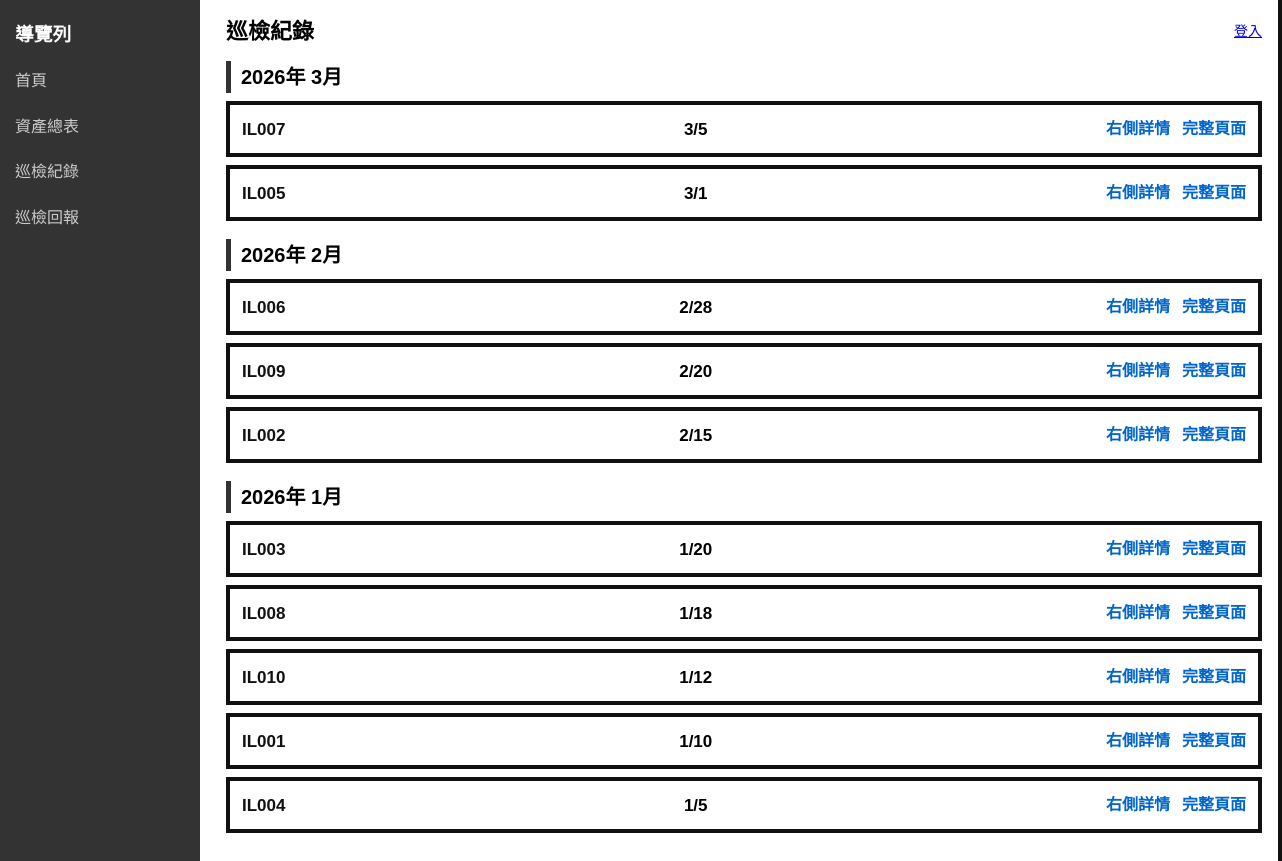
/src/public/inspec-history.php, run on the app's committed database.
### tables this page shows
CREATE TABLE IF NOT EXISTS `Inspectionlog` (
  `inspec_id` varchar(50) PRIMARY KEY NOT NULL comment '檢查紀錄ID',
  `asset_id` varchar(10) NOT NULL comment '資產ID',
  `inspector_id` varchar(10) NOT NULL comment '檢查員ID',
  `observation` text comment '觀察結果',
  `risk_score` int comment '風險分數' CHECK (`risk_score` BETWEEN 0 AND 100),
  `inspec_time` datetime NOT NULL comment '檢查時間'
) COMMENT = 'risk_score range: 0–100';

### src/public/inspec-history.php (the view, shortened to what this page needs)
<?php
$records = [];
try {
    $dsn = 'mysql:host=' . $_ENV['DB_HOST'] . ';dbname=' . $_ENV['DB_NAME'] . ';port=' . $_ENV['DB_PORT'];
    $pdo = new PDO($dsn, $_ENV['DB_USER'], $_ENV['DB_PASS']);
    $pdo->setAttribute(PDO::ATTR_ERRMODE, PDO::ERRMODE_EXCEPTION);
    $stmt = $pdo->query("SELECT il.inspec_id, il.asset_id, il.observation, il.risk_score, il.inspec_time, e.fullname AS inspector_name, pa.type AS asset_type, pa.sector_id
        FROM Inspectionlog il
        LEFT JOIN Employees e ON il.inspector_id = e.id_num
        LEFT JOIN Powerasset pa ON il.asset_id = pa.asset_id
        ORDER BY il.inspec_time DESC");
    $records = $stmt->fetchAll(PDO::FETCH_ASSOC);
} catch (PDOException $e) {
    die('Database error: ' . $e->getMessage());
}
$selectedRecord = null;
$groupedRecords = [];
foreach ($records as $record) {
    $monthKey = date('Y-m', strtotime($record['inspec_time']));
    $groupedRecords[$monthKey][] = $record;
}
?>
<!DOCTYPE html>
<html lang="zh-Hant">
<head>
    <link rel="stylesheet" href="css/style.css">
</head>
<body>
    <div class="page-shell<?= $selectedRecord ? ' detail-open' : '' ?>" id="page-shell">
        <aside class="sidebar">
            <h3>導覽列</h3>
            <a href="inspections.php">首頁</a>
            <a href="assets.php">資產總表</a>
            <a href="inspec-history.php">巡檢紀錄</a>
            <a href="new-inspec.php">巡檢回報</a>
        </aside>
        <main class="history-main">
            <div class="headerflex">
                <h1 class="history-title">巡檢紀錄</h1>
                <div class="session-box">
                    <?php if (!empty($_SESSION['employee_id'])): ?>
                        <div><?= htmlspecialchars($_SESSION['employee_name'] ?? $_SESSION['employee_account'] ?? '使用者') ?></div>
                        <div><?= htmlspecialchars($_SESSION['employee_role'] ?? '') ?></div>
                        <div><a href="logout.php">切換帳號</a></div>
                    <?php else: ?>
                        <a href="login.php">登入</a>
                    <?php endif; ?>
                </div>
            </div>
            <?php if (!empty($records)): ?>
                <?php foreach ($groupedRecords as $monthKey => $monthRecords): ?>
                    <section class="month-group">
                        <h2 class="month-label"><?= htmlspecialchars(date('Y年 n月', strtotime($monthKey . '-01'))) ?></h2>
                        <?php foreach ($monthRecords as $record): ?>
                            <div class="record-item">
                                <a class="record-title" href="?record_id=<?= urlencode($record['inspec_id']) ?>"><?= htmlspecialchars($record['inspec_id']) ?></a>
                                <div class="record-meta"><?= htmlspecialchars(date('n/j', strtotime($record['inspec_time']))) ?></div>
                                <div class="record-links">
                                    <a href="?record_id=<?= urlencode($record['inspec_id']) ?>">右側詳情</a>
                                    <a href="inspec-details.php?id=<?= urlencode($record['inspec_id']) ?>">完整頁面</a>
                                </div>
                            </div>
                        <?php endforeach; ?>
                    </section>
                <?php endforeach; ?>
            <?php else: ?>
                <p class="empty-state">目前尚無巡檢紀錄。</p>
            <?php endif; ?>
        </main>
    </div>
</body>
</html>

### src/public/css/style.css (style rules this page uses)
body { font-family: sans-serif; margin: 0; line-height: 1.6; }
.sidebar { height: 100%; width: 200px; position: fixed; z-index: 1; top: 0; left: 0; background-color: #333; padding-top: 20px; color: white; }
.sidebar h3 { padding: 0 15px; }
.sidebar a { padding: 10px 15px; text-decoration: none; font-size: 16px; color: #ccc; display: block; }
h2 { border-left: 5px solid #333; padding-left: 10px; margin-top: 40px; }

### src/public/inspec-history.php (style rules this page uses)
body { margin: 0; font-family: sans-serif; line-height: 1.6; background: #fff; }
.page-shell { display: grid; grid-template-columns: minmax(0, 1fr) 0; min-height: 100vh; margin-left: 210px; transition: grid-template-columns 0.24s ease; }
.sidebar { height: 100%; width: 200px; position: fixed; z-index: 1; top: 0; left: 0; background-color: #333; padding-top: 20px; color: white; box-sizing: border-box; }
.sidebar h3 { padding: 0 15px; margin: 0 0 8px; }
.sidebar a { padding: 10px 15px; text-decoration: none; font-size: 16px; color: #ccc; display: block; }
.history-main { border-right: 4px solid #111; padding: 14px 16px 18px; overflow-y: auto; }
.headerflex { display: flex; justify-content: space-between; align-items: center; gap: 16px; margin-bottom: 12px; }
.session-box { text-align: right; font-size: 14px; line-height: 1.4; }
.history-title { margin: 0; font-size: 22px; font-weight: 700; }
.month-group { margin-bottom: 18px; }
.month-label { font-size: 20px; font-weight: 700; margin: 0 0 8px; }
.record-item { border: 4px solid #111; min-height: 40px; display: flex; align-items: center; justify-content: space-between; gap: 12px; padding: 4px 12px; margin-bottom: 8px; background: #fff; }
.record-title { font-size: 17px; font-weight: 700; color: #111; text-decoration: none; }
.record-meta { font-size: 17px; font-weight: 700; white-space: nowrap; }
.record-links { display: flex; gap: 12px; align-items: center; flex-wrap: wrap; }
.record-links a { color: #0066cc; text-decoration: none; font-weight: 700; }

### data on the page
inspectionlog: inspec_id "IL007", inspec_time "3/5"
inspectionlog: inspec_id "IL005", inspec_time "3/1"
inspectionlog: inspec_id "IL006", inspec_time "2/28"
inspectionlog: inspec_id "IL009", inspec_time "2/20"
inspectionlog: inspec_id "IL002", inspec_time "2/15"
inspectionlog: inspec_time "2026年 1月", inspec_id "IL004", inspec_time "1/5"
inspectionlog: inspec_id "IL003", inspec_time "1/20"
inspectionlog: inspec_id "IL008", inspec_time "1/18"
inspectionlog: inspec_id "IL010", inspec_time "1/12"
inspectionlog: inspec_id "IL001", inspec_time "1/10"

### other printed values
date('Y年 n月', strtotime($monthKey . '-01')) "2026年 3月"
date('Y年 n月', strtotime($monthKey . '-01')) "2026年 2月"
